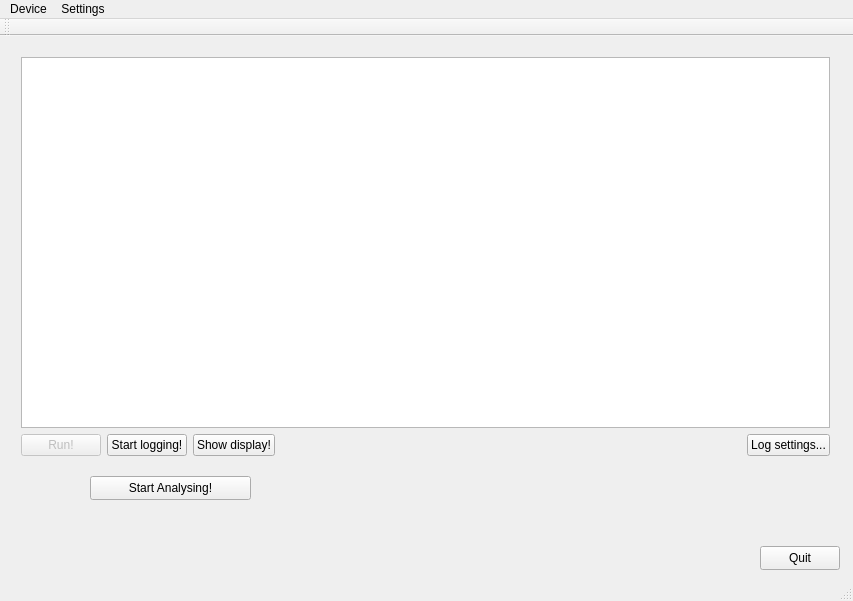
<?xml version="1.0" encoding="UTF-8"?>
<ui version="4.0">
 <class>MainWindow</class>
 <widget class="QMainWindow" name="MainWindow">
  <property name="geometry">
   <rect>
    <x>0</x>
    <y>0</y>
    <width>853</width>
    <height>601</height>
   </rect>
  </property>
  <property name="windowTitle">
   <string>HIT DAQ</string>
  </property>
  <widget class="QWidget" name="centralWidget">
   <widget class="QWidget" name="verticalLayoutWidget">
    <property name="geometry">
     <rect>
      <x>10</x>
      <y>10</y>
      <width>831</width>
      <height>421</height>
     </rect>
    </property>
    <layout class="QVBoxLayout" name="verticalLayout">
     <item>
      <widget class="QTextBrowser" name="logWindow"/>
     </item>
     <item>
      <layout class="QHBoxLayout" name="horizontalLayout">
       <item>
        <widget class="QPushButton" name="pushRun">
         <property name="enabled">
          <bool>false</bool>
         </property>
         <property name="text">
          <string>Run!</string>
         </property>
        </widget>
       </item>
       <item>
        <widget class="QPushButton" name="pushLogging">
         <property name="enabled">
          <bool>true</bool>
         </property>
         <property name="text">
          <string>Start logging!</string>
         </property>
        </widget>
       </item>
       <item>
        <widget class="QPushButton" name="pushDisplay">
         <property name="text">
          <string>Show display!</string>
         </property>
        </widget>
       </item>
       <item>
        <spacer name="horizontalSpacer">
         <property name="orientation">
          <enum>Qt::Horizontal</enum>
         </property>
         <property name="sizeHint" stdset="0">
          <size>
           <width>40</width>
           <height>20</height>
          </size>
         </property>
        </spacer>
       </item>
       <item>
        <widget class="QPushButton" name="pushLogSettings">
         <property name="text">
          <string>Log settings...</string>
         </property>
        </widget>
       </item>
      </layout>
     </item>
    </layout>
   </widget>
   <widget class="QPushButton" name="pushButton_exit">
    <property name="geometry">
     <rect>
      <x>760</x>
      <y>510</y>
      <width>80</width>
      <height>24</height>
     </rect>
    </property>
    <property name="text">
     <string>Quit</string>
    </property>
   </widget>
   <widget class="QPushButton" name="pushAnalysing">
    <property name="enabled">
     <bool>true</bool>
    </property>
    <property name="geometry">
     <rect>
      <x>90</x>
      <y>440</y>
      <width>161</width>
      <height>24</height>
     </rect>
    </property>
    <property name="text">
     <string>Start Analysing!</string>
    </property>
   </widget>
  </widget>
  <widget class="QMenuBar" name="menuBar">
   <property name="geometry">
    <rect>
     <x>0</x>
     <y>0</y>
     <width>853</width>
     <height>22</height>
    </rect>
   </property>
   <widget class="QMenu" name="menuDevice">
    <property name="title">
     <string>Device</string>
    </property>
    <addaction name="actionConnect"/>
    <addaction name="actionDisconnect"/>
    <addaction name="separator"/>
    <addaction name="separator"/>
   </widget>
   <widget class="QMenu" name="menuSettings">
    <property name="title">
     <string>Settings</string>
    </property>
    <addaction name="actionHost_IP"/>
    <addaction name="actionDevices"/>
    <addaction name="actionTrigger_config"/>
   </widget>
   <addaction name="menuDevice"/>
   <addaction name="menuSettings"/>
  </widget>
  <widget class="QToolBar" name="mainToolBar">
   <attribute name="toolBarArea">
    <enum>TopToolBarArea</enum>
   </attribute>
   <attribute name="toolBarBreak">
    <bool>false</bool>
   </attribute>
  </widget>
  <widget class="QStatusBar" name="statusBar"/>
  <action name="actionConnect">
   <property name="text">
    <string>Connect</string>
   </property>
  </action>
  <action name="actionDisconnect">
   <property name="text">
    <string>Disconnect</string>
   </property>
  </action>
  <action name="actionHost_IP">
   <property name="text">
    <string>Host IP...</string>
   </property>
  </action>
  <action name="actionDevices">
   <property name="text">
    <string>Devices...</string>
   </property>
  </action>
  <action name="actionTrigger_config">
   <property name="text">
    <string>Trigger config...</string>
   </property>
  </action>
  <action name="actionRun">
   <property name="text">
    <string>Run</string>
   </property>
  </action>
  <action name="actionConnect_Keithley">
   <property name="text">
    <string>Connect Keithley</string>
   </property>
  </action>
  <action name="actionDisconnect_Keithley">
   <property name="text">
    <string>Disconnect Keithley</string>
   </property>
  </action>
  <action name="actionLinearity_test">
   <property name="text">
    <string>Linearity test</string>
   </property>
  </action>
  <action name="actionIntegration_time_scan">
   <property name="text">
    <string>Integration time scan</string>
   </property>
  </action>
  <action name="actionProfile_viewer">
   <property name="text">
    <string>Profile viewer</string>
   </property>
  </action>
  <action name="actionConnect_Stepper">
   <property name="text">
    <string>Connect Stepper</string>
   </property>
  </action>
  <action name="actionDisconnect_Stepper">
   <property name="text">
    <string>Disconnect Stepper</string>
   </property>
  </action>
  <action name="actionBeta_Scanner">
   <property name="text">
    <string>Beta Scanner</string>
   </property>
  </action>
 </widget>
 <layoutdefault spacing="6" margin="11"/>
 <resources/>
 <connections/>
</ui>
